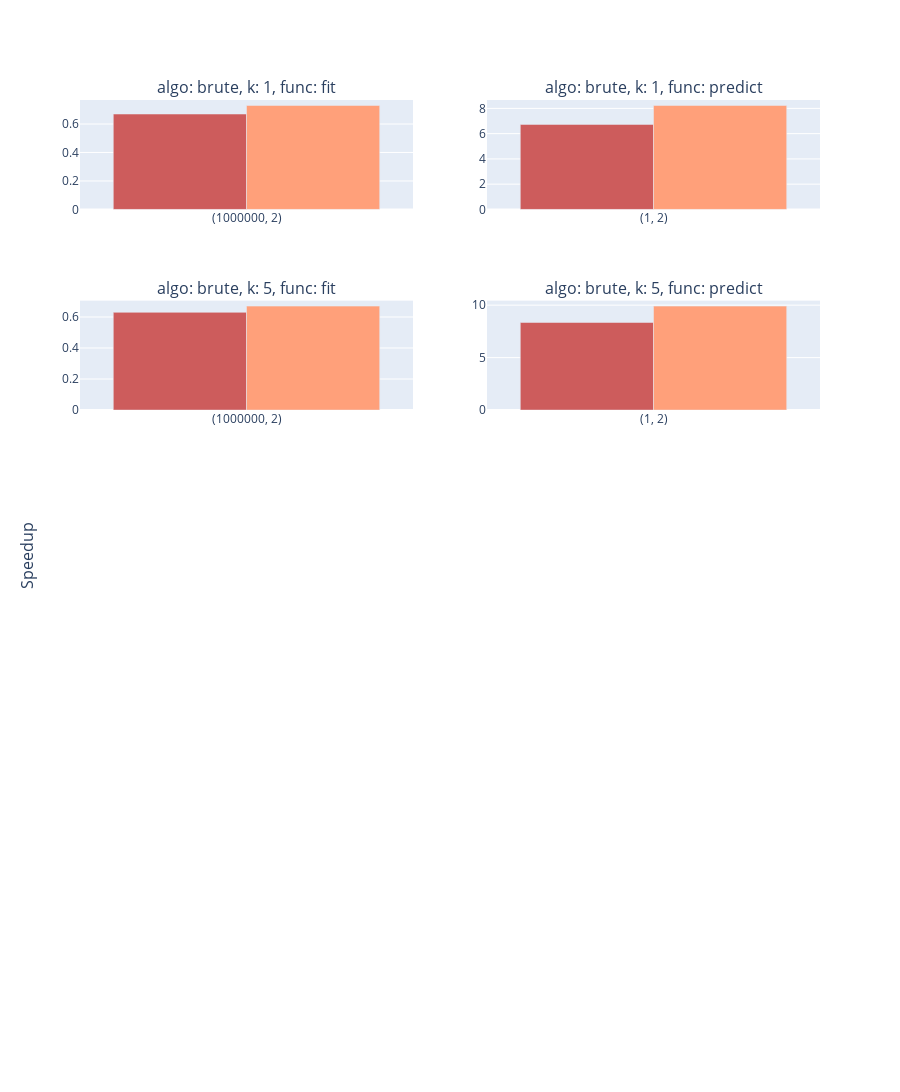

The code cell stored with this chart in its notebook:
### Code cell
plot_knn()

### Figure 1 — Plotly figure (JSON) as saved in the notebook; plotly's stock layout.template omitted (floating-point values rounded to 4 significant figures)
{"data": [{"customdata": [["fit", 1000000, 2, "brute", 1, 1, 0.057, 0.0856, 0.67]], "hovertemplate": "function: <b>%{customdata[0]}</b><br>n_samples: <b>%{customdata[1]}</b><br>n_features: <b>%{customdata[2]}</b><br>algo: <b>%{customdata[3]}</b><br>n_jobs: <b>%{customdata[4]}</b><br>n_neighbors: <b>%{customdata[5]}</b><br>Time sklearn (s): <b>%{customdata[6]}</b><br>Time d4p (s): <b>%{customdata[7]}</b><br>speedup: <b>%{customdata[8]}</b><br><extra></extra>", "marker": {"color": "indianred"}, "name": "n_jobs: 1", "showlegend": false, "type": "bar", "x": ["(1000000, 2)"], "xaxis": "x", "y": [0.67], "yaxis": "y"}, {"customdata": [["fit", 1000000, 2, "brute", -1, 1, 0.0584, 0.0797, 0.73]], "hovertemplate": "function: <b>%{customdata[0]}</b><br>n_samples: <b>%{customdata[1]}</b><br>n_features: <b>%{customdata[2]}</b><br>algo: <b>%{customdata[3]}</b><br>n_jobs: <b>%{customdata[4]}</b><br>n_neighbors: <b>%{customdata[5]}</b><br>Time sklearn (s): <b>%{customdata[6]}</b><br>Time d4p (s): <b>%{customdata[7]}</b><br>speedup: <b>%{customdata[8]}</b><br><extra></extra>", "marker": {"color": "lightsalmon"}, "name": "n_jobs: -1", "showlegend": false, "type": "bar", "x": ["(1000000, 2)"], "xaxis": "x", "y": [0.73], "yaxis": "y"}, {"customdata": [["predict", 1, 2, "brute", 1, 1, 0.0192, 0.0029, 6.73]], "hovertemplate": "function: <b>%{customdata[0]}</b><br>n_samples: <b>%{customdata[1]}</b><br>n_features: <b>%{customdata[2]}</b><br>algo: <b>%{customdata[3]}</b><br>n_jobs: <b>%{customdata[4]}</b><br>n_neighbors: <b>%{customdata[5]}</b><br>Time sklearn (s): <b>%{customdata[6]}</b><br>Time d4p (s): <b>%{customdata[7]}</b><br>speedup: <b>%{customdata[8]}</b><br><extra></extra>", "marker": {"color": "indianred"}, "name": "n_jobs: 1", "showlegend": false, "type": "bar", "x": ["(1, 2)"], "xaxis": "x2", "y": [6.73], "yaxis": "y2"}, {"customdata": [["predict", 1, 2, "brute", -1, 1, 0.0297, 0.0036, 8.23]], "hovertemplate": "function: <b>%{customdata[0]}</b><br>n_samples: <b>%{customdata[1]}</b><br>n_features: <b>%{customdata[2]}</b><br>algo: <b>%{customdata[3]}</b><br>n_jobs: <b>%{customdata[4]}</b><br>n_neighbors: <b>%{customdata[5]}</b><br>Time sklearn (s): <b>%{customdata[6]}</b><br>Time d4p (s): <b>%{customdata[7]}</b><br>speedup: <b>%{customdata[8]}</b><br><extra></extra>", "marker": {"color": "lightsalmon"}, "name": "n_jobs: -1", "showlegend": false, "type": "bar", "x": ["(1, 2)"], "xaxis": "x2", "y": [8.23], "yaxis": "y2"}, {"customdata": [["fit", 1000000, 2, "brute", 1, 5, 0.0537, 0.0853, 0.63]], "hovertemplate": "function: <b>%{customdata[0]}</b><br>n_samples: <b>%{customdata[1]}</b><br>n_features: <b>%{customdata[2]}</b><br>algo: <b>%{customdata[3]}</b><br>n_jobs: <b>%{customdata[4]}</b><br>n_neighbors: <b>%{customdata[5]}</b><br>Time sklearn (s): <b>%{customdata[6]}</b><br>Time d4p (s): <b>%{customdata[7]}</b><br>speedup: <b>%{customdata[8]}</b><br><extra></extra>", "marker": {"color": "indianred"}, "name": "n_jobs: 1", "showlegend": false, "type": "bar", "x": ["(1000000, 2)"], "xaxis": "x3", "y": [0.63], "yaxis": "y3"}, {"customdata": [["fit", 1000000, 2, "brute", -1, 5, 0.0581, 0.0867, 0.67]], "hovertemplate": "function: <b>%{customdata[0]}</b><br>n_samples: <b>%{customdata[1]}</b><br>n_features: <b>%{customdata[2]}</b><br>algo: <b>%{customdata[3]}</b><br>n_jobs: <b>%{customdata[4]}</b><br>n_neighbors: <b>%{customdata[5]}</b><br>Time sklearn (s): <b>%{customdata[6]}</b><br>Time d4p (s): <b>%{customdata[7]}</b><br>speedup: <b>%{customdata[8]}</b><br><extra></extra>", "marker": {"color": "lightsalmon"}, "name": "n_jobs: -1", "showlegend": false, "type": "bar", "x": ["(1000000, 2)"], "xaxis": "x3", "y": [0.67], "yaxis": "y3"}, {"customdata": [["predict", 1, 2, "brute", 1, 5, 0.0299, 0.0036, 8.35]], "hovertemplate": "function: <b>%{customdata[0]}</b><br>n_samples: <b>%{customdata[1]}</b><br>n_features: <b>%{customdata[2]}</b><br>algo: <b>%{customdata[3]}</b><br>n_jobs: <b>%{customdata[4]}</b><br>n_neighbors: <b>%{customdata[5]}</b><br>Time sklearn (s): <b>%{customdata[6]}</b><br>Time d4p (s): <b>%{customdata[7]}</b><br>speedup: <b>%{customdata[8]}</b><br><extra></extra>", "marker": {"color": "indianred"}, "name": "n_jobs: 1", "showlegend": false, "type": "bar", "x": ["(1, 2)"], "xaxis": "x4", "y": [8.35], "yaxis": "y4"}, {"customdata": [["predict", 1, 2, "brute", -1, 5, 0.035, 0.0035, 9.91]], "hovertemplate": "function: <b>%{customdata[0]}</b><br>n_samples: <b>%{customdata[1]}</b><br>n_features: <b>%{customdata[2]}</b><br>algo: <b>%{customdata[3]}</b><br>n_jobs: <b>%{customdata[4]}</b><br>n_neighbors: <b>%{customdata[5]}</b><br>Time sklearn (s): <b>%{customdata[6]}</b><br>Time d4p (s): <b>%{customdata[7]}</b><br>speedup: <b>%{customdata[8]}</b><br><extra></extra>", "marker": {"color": "lightsalmon"}, "name": "n_jobs: -1", "showlegend": false, "type": "bar", "x": ["(1, 2)"], "xaxis": "x4", "y": [9.91], "yaxis": "y4"}], "layout": {"annotations": [{"font": {"size": 16}, "showarrow": false, "text": "algo: brute, k: 1, func: fit", "x": 0.225, "xanchor": "center", "xref": "paper", "y": 1, "yanchor": "bottom", "yref": "paper"}, {"font": {"size": 16}, "showarrow": false, "text": "algo: brute, k: 1, func: predict", "x": 0.775, "xanchor": "center", "xref": "paper", "y": 1, "yanchor": "bottom", "yref": "paper"}, {"font": {"size": 16}, "showarrow": false, "text": "algo: brute, k: 5, func: fit", "x": 0.225, "xanchor": "center", "xref": "paper", "y": 0.78, "yanchor": "bottom", "yref": "paper"}, {"font": {"size": 16}, "showarrow": false, "text": "algo: brute, k: 5, func: predict", "x": 0.775, "xanchor": "center", "xref": "paper", "y": 0.78, "yanchor": "bottom", "yref": "paper"}, {"font": {"size": 16}, "showarrow": false, "text": "Speedup", "textangle": -90, "x": 0, "xanchor": "right", "xref": "paper", "xshift": -40, "y": 0.5, "yanchor": "middle", "yref": "paper"}], "barmode": "group", "height": 1500, "showlegend": false, "xaxis": {"anchor": "y", "domain": [0, 0.45]}, "xaxis10": {"anchor": "y10", "domain": [0.55, 1]}, "xaxis2": {"anchor": "y2", "domain": [0.55, 1]}, "xaxis3": {"anchor": "y3", "domain": [0, 0.45]}, "xaxis4": {"anchor": "y4", "domain": [0.55, 1]}, "xaxis5": {"anchor": "y5", "domain": [0, 0.45]}, "xaxis6": {"anchor": "y6", "domain": [0.55, 1]}, "xaxis7": {"anchor": "y7", "domain": [0, 0.45]}, "xaxis8": {"anchor": "y8", "domain": [0.55, 1]}, "xaxis9": {"anchor": "y9", "domain": [0, 0.45]}, "yaxis": {"anchor": "x", "domain": [0.88, 1]}, "yaxis10": {"anchor": "x10", "domain": [0, 0.12]}, "yaxis2": {"anchor": "x2", "domain": [0.88, 1]}, "yaxis3": {"anchor": "x3", "domain": [0.66, 0.78]}, "yaxis4": {"anchor": "x4", "domain": [0.66, 0.78]}, "yaxis5": {"anchor": "x5", "domain": [0.44, 0.56]}, "yaxis6": {"anchor": "x6", "domain": [0.44, 0.56]}, "yaxis7": {"anchor": "x7", "domain": [0.22, 0.34]}, "yaxis8": {"anchor": "x8", "domain": [0.22, 0.34]}, "yaxis9": {"anchor": "x9", "domain": [0, 0.12]}}}
